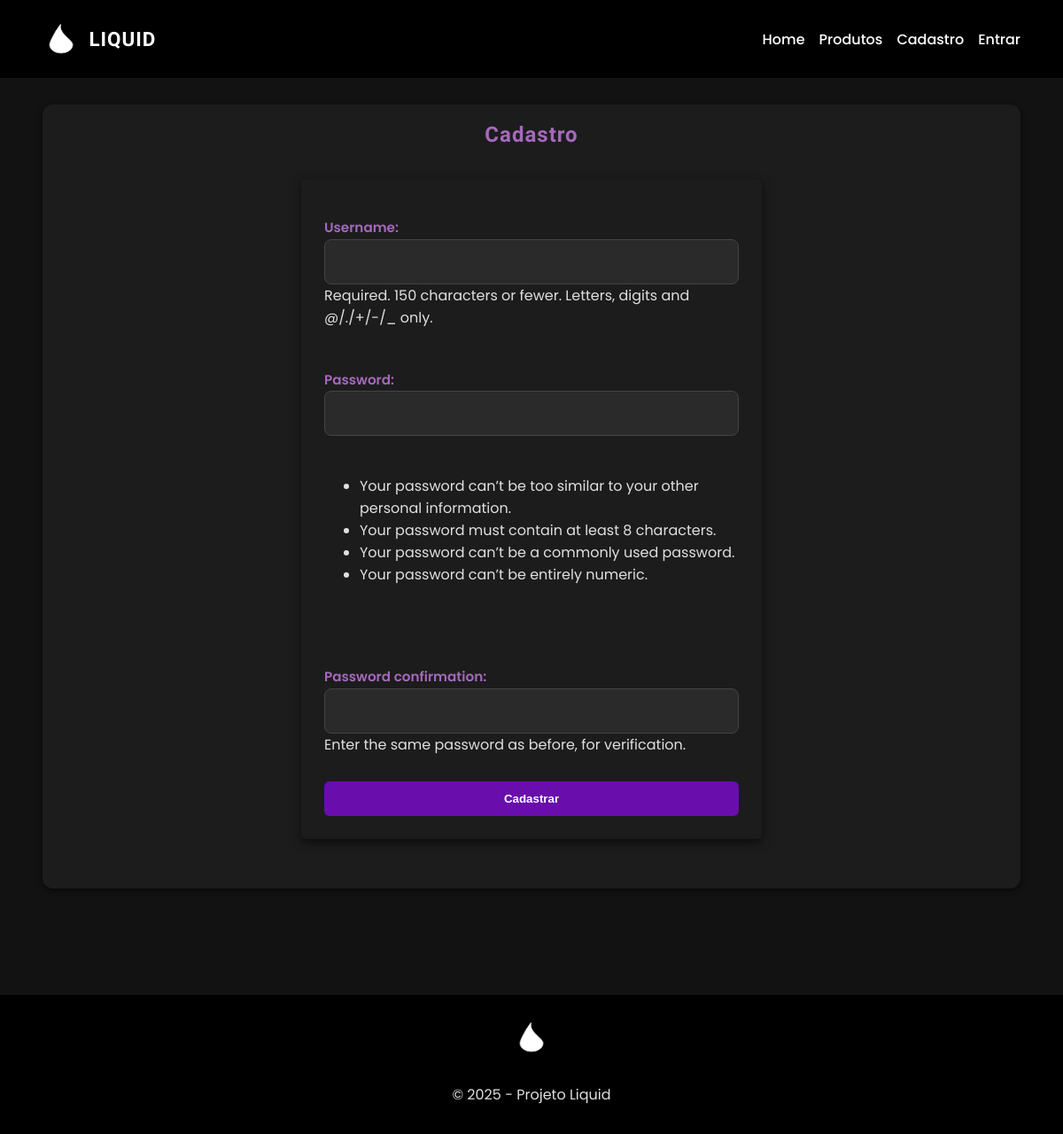
The page /cadastro/ on the database its author committed.
### app/models.py (models this page shows, shortened)
class BaseModel(models.Model):
    criado_em = models.DateTimeField(auto_now_add=True)
    atualizado_em = models.DateTimeField(auto_now=True)
    class Meta:
        abstract = True

class Pagina(BaseModel):
    nome_do_site = models.CharField(max_length=200)
    logo_do_site = models.ImageField(upload_to='logos/', blank=True, null=True)
    texto_chamada = models.CharField(max_length=200)
    subtitulo_chamada = models.CharField(max_length=200, blank=True, null=True)
    imagem_fundo = models.ImageField(upload_to='fundo/', blank=True, null=True)
    texto_sobre = models.TextField()
    imagem_sobre = models.ImageField(upload_to='sobre/', blank=True, null=True)
    endereco = models.CharField(max_length=200)
    email = models.EmailField()
    whatsapp = models.CharField(max_length=20)

### app/views.py (the view)
# urls.py: path("cadastro/", views.cadastro, name="cadastro"),
def cadastro(request):
    if request.method == "POST":
        form = UserCreationForm(request.POST)
        if form.is_valid():
            usuario = form.save()
            login(request, usuario)
            messages.success(request, "Cadastro realizado com sucesso! Bem-vindo(a).")
            return redirect("index")
        else:
            messages.error(request, "Erro no cadastro. Verifique os dados e tente novamente.")
    else:
        form = UserCreationForm()
    return render(request, "cadastro.html", {"form": form})

### app/context_processors.py (called while the page is built)
def pagina_context(request):
    pagina = Pagina.objects.first()
    return {"pagina": pagina}

### app/templates/cadastro.html (shortened to what this page needs)
{% extends 'base.html' %}
{% block content %}
<h2>Cadastro</h2>
<form method="post" class="form-card">
    {{ form.as_p }}
    <button type="submit" class="btn-primary">Cadastrar</button>
</form>
{% endblock %}

### app/templates/base.html (shortened to what this page needs)
<!DOCTYPE html>
<html lang="pt-br">
<head>
    {% load static %}
    <link rel="stylesheet" href="{% static 'style.css' %}">
</head>
<body>
    <nav class="navbar">
        <div class="container">
            <a href="{% url 'index' %}" class="brand">
                {% if pagina.logo_do_site %}
                <img src="{{ pagina.logo_do_site.url }}" alt="Logo" class="logo">
                {% endif %}
                <span class="site-name">
                    {{ pagina.nome_do_site|default:" " }}
                </span>
            </a>
            <div class="menu">
                {% if user.is_authenticated %}
                <a><span class="user">Olá, {{ user.username }}</span></a>
                <a href="{% url 'perfil' %}">Perfil</a>
                <a href="{% url 'logout' %}" class="btn-logout">Logout</a>
                <a href="{% url 'index' %}">Home</a>
                <a href="{% url 'produtos' %}">Produtos</a>
                {% else %}
                <a href="{% url 'index' %}">Home</a>
                <a href="{% url 'produtos' %}">Produtos</a>
                <a href="{% url 'cadastro' %}">Cadastro</a>
                <a href="{% url 'login' %}" class="btn-login">Entrar</a>
                {% endif %}
            </div>
        </div>
    </nav>
    <main class="content-container">
        {% block content %}{% endblock %}
    </main>
    <footer>
        <div class="container">
            <img src="{{ pagina.logo_do_site.url }}" alt="Logo" class="logo">
            <p>&copy; 2025 - Projeto Liquid</p>
        </div>
    </footer>
</body>
</html>

### app/static/style.css (style rules this page uses)
*, *::before, *::after { box-sizing: border-box; }
html, body { height: 100%; }
body { font-family: 'Poppins', 'Segoe UI', Arial, sans-serif; background: #121212; color: #e0e0e0; margin: 0; padding: 0; }
h1, h2, h3, .navbar .brand { font-family: 'Orbitron', sans-serif; letter-spacing: 1px; color: #a569bd; }
.navbar .brand { font-size: 1.6rem; font-weight: 700; text-transform: uppercase; }
.container, .content-container { width: 92%; max-width: 1200px; margin: 0 auto; }
.content-container { margin-top: 30px; padding: 20px; background: #1c1c1c; border-radius: 12px; box-shadow: 0 2px 6px rgba(0,0,0,0.6); }
.navbar { background: #000; color: #fff; padding: 14px 0; }
.navbar .container { display: flex; justify-content: space-between; align-items: center; gap: 16px; }
.navbar .brand { font-weight: 700; font-size: 1.4rem; color: #fff; text-decoration: none; display: flex; align-items: center; gap: 10px; }
.navbar .menu { display: flex; flex-wrap: wrap; gap: 16px; }
.navbar .menu a { color: #fff; text-decoration: none; font-weight: 500; }
.site-name { color: #fff; }
footer { background: #000; color: #fff; text-align: center; padding: 18px 0; margin-top: 120px; font-size: 0.9rem; }
p { margin-bottom: 14px; line-height: 1.6; font-size: 1rem; color: #e0e0e0; }
h1, h2, h3 { margin: 0 0 16px 0; }
.text-center h1, h2 { text-align: center; color: #a569bd; }
.btn, .btn-primary, .btn-success, .form-card button { display: inline-block; padding: 12px 20px; border-radius: 6px; text-decoration: none; font-weight: 700; transition: background 0.25s ease, transform 0.2s ease; background: #6a0dad; color: #fff; border: none; cursor: pointer; }
.form-card { background: #1c1c1c; padding: 26px; border-radius: 6px; box-shadow: 0 4px 12px rgba(0,0,0,0.6); max-width: 520px; margin: 36px auto; display: flex; flex-direction: column; gap: 14px; }
.form-card label { font-weight: 600; color: #a569bd; margin-bottom: 6px; font-size: 0.95rem; }
.form-card input, .form-card select, .form-card textarea { font-family: inherit; font-size: 1rem; color: #e0e0e0; background: #2a2a2a; padding: 12px; border: 1px solid #444; border-radius: 8px; transition: border-color 0.25s ease, box-shadow 0.25s ease, background 0.25s ease; width: 100%; }
.logo { height: 60px; width: auto; object-fit: contain; display: inline-block; }

### rows shown on the page
Pagina: logo_do_site (picture), nome_do_site "LIQUID"
